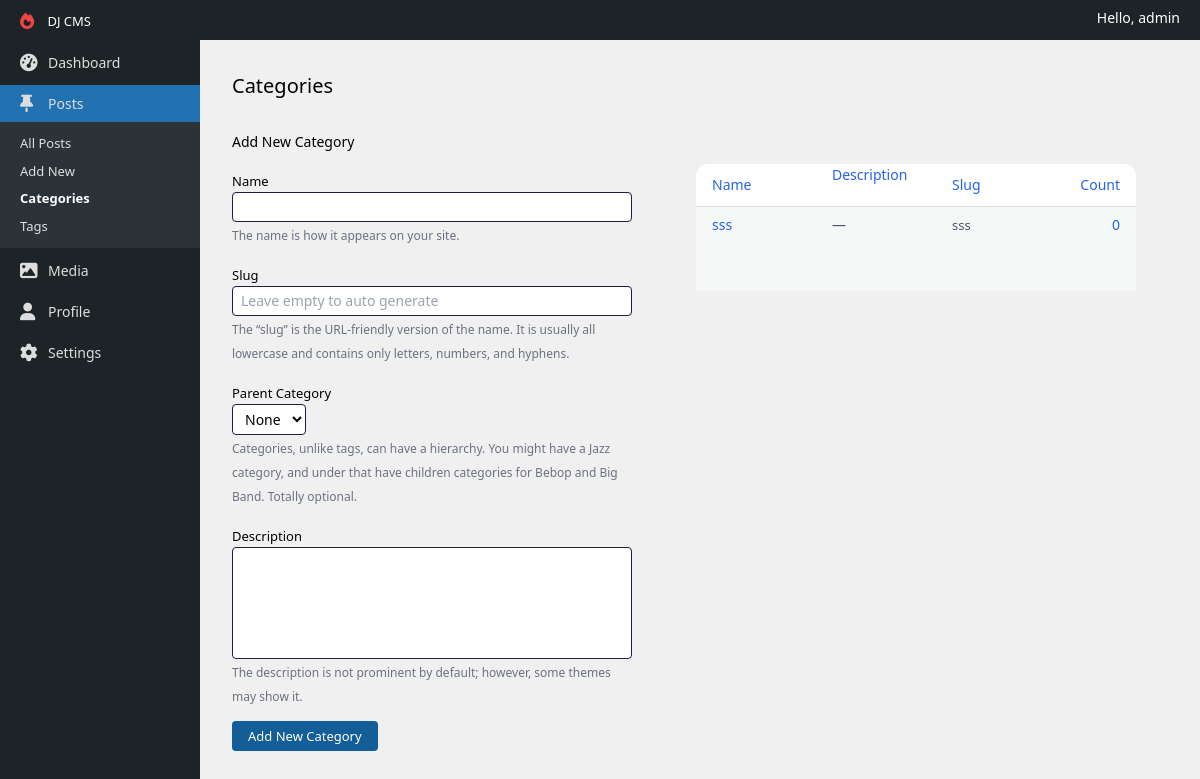
The app's page /categories/ (signed in), older data.
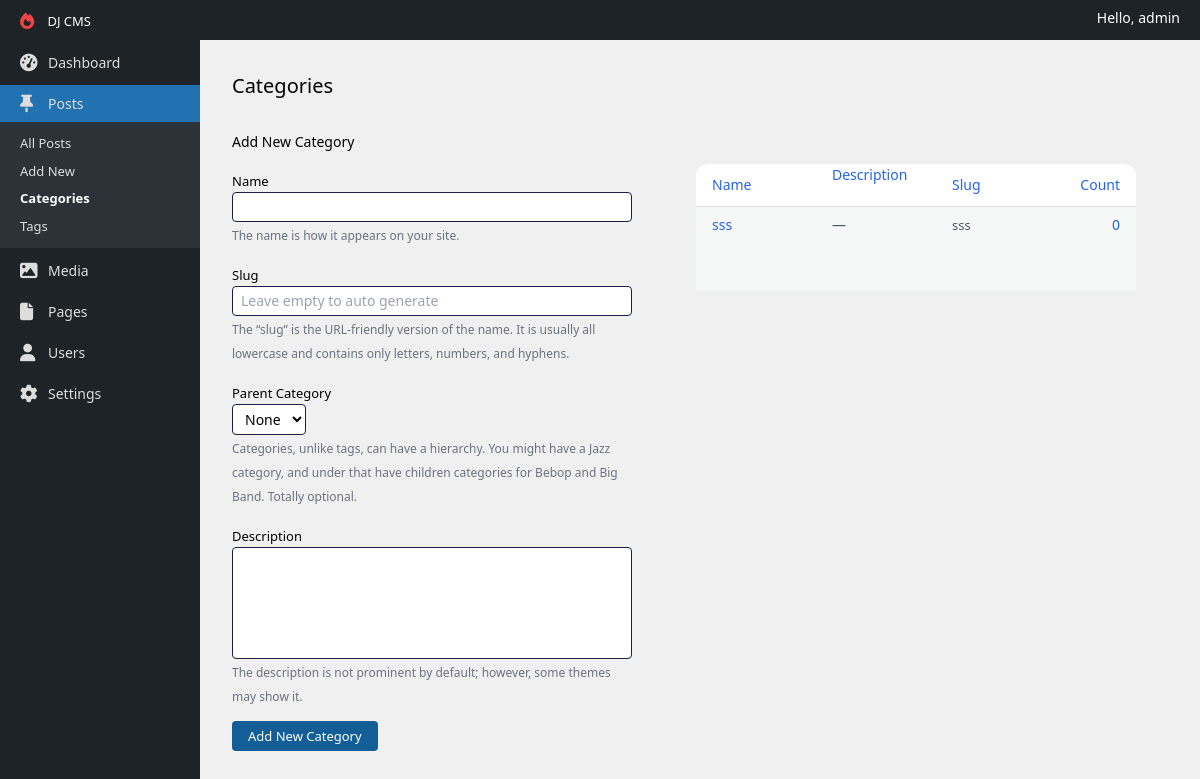
The same page, newer data.
### apps/dashboard/views.py (the view)
# urls.py: path('categories/', CategoriesView.as_view(), name='categories'),
class CategoriesView(AbstractGroupView):
    template_name = 'categories.html'
    form_class = CategoryForm
    form_success_redirect_url = reverse_lazy('categories')
    model_class = Category
    count_related_field = 'post_set'

### apps/dashboard/forms.py
class CategoryForm(forms.ModelForm):
    parent_category = forms.ModelChoiceField(queryset=Category.objects.get_queryset(), required=False)
    class Meta:
        model = Category
        fields = '__all__'

### apps/accounts/models.py (called while the page is built)
    def __str__(self):
        return self.username

### apps/content/utils/order.py (called while the page is built, shortened)
def order_queryset(request: HttpRequest, model_class: Type[Model], queryset: QuerySet) -> QuerySet:
    order_by: Optional[str] = request.GET.get('order_by')
    order: Optional[str] = request.GET.get('order')
    if not order_by:
        return queryset.order_by('pk')

### apps/dashboard/permissions.py (called while the page is built)
    def allow_superuser(self) -> bool:
        return True

    def has_permission(self, request: HttpRequest) -> bool:
        if self.allow_superuser() and request.user.is_superuser:
            return True
        return request.user.is_authenticated and self.has_user_permission(request)

    def dispatch(self, request, *args, **kwargs) -> Union[HttpResponseRedirect, HttpResponse]:
        self._current_path = request.path
        if not self.has_permission(request):
            return HttpResponseRedirect(self.get_login_url())
        return super().dispatch(request, *args, **kwargs)

### templates/categories.html (shortened to what this page needs)
{% extends 'layouts/default.html' %}
{% load utils %}
{% block content %}
    <div class="p-2 md:p-8">
        <h1 class="inline-block text-xl">Categories</h1>
        <div class="grid gap-8 lg:grid-cols-[400px_1fr] mt-8">
            <form method="POST">
                <h2 class="text-sm font-medium">Add New Category</h2>
                <div class="mt-4">
                    {% include 'components/category-form.html' %}
                    <div class="mt-4">
                        <span class="bg-[#135e96] text-white px-4 py-1.5 text-[13px] rounded">Add New Category</span>
                    </div>
                </div>
            </form>
            <div class="p-0 lg:p-8">
                <div class="bg-white rounded-xl">
                    <table class="w-full">
                        <thead class="border-b border-[#dfdfdf]">
                        <tr class="text-sm border-b border-[#dedede]">
                            <th class="font-normal text-blue-600 py-2 w-1/4 text-start px-4 group">
                                Name {% order_link 'title' %}</th>
                            <th class="font-normal text-blue-600 w-1/4 text-start px-4 hidden sm:table-cell">
                                Description {% order_link 'description' %}
                            </th>
                            <th class="font-normal text-blue-600 w-1/4 text-start px-4 hidden md:table-cell">
                                Slug {% order_link 'slug' %}</th>
                            <th class="font-normal text-blue-600 py-2 w-1/6 text-end px-4 hidden lg:table-cell">
                                Count
                            </th>
                        </tr>
                        </thead>
                        <tbody>
                        {% for category in items %}
                            <tr class="group text-sm {% cycle 'odd:bg-[#f6f7f7]' 'even:bg-white' %}">
                                <td class="font-normal text-blue-600 px-4 align-top text-sm py-2">
                                    {{ category.name }}
                                </td>
                                <td class="font-normal w-1/4 align-top text-start text-gray-600 px-4 py-2 hidden sm:table-cell">
                                    {% if category.description == '' %}
                                        —
                                    {% else %}
                                        {{ category.description }}
                                    {% endif %}
                                </td>
                                <td class="font-normal w-1/4 align-top text-start text-[13px] text-gray-600 px-4 py-2 hidden md:table-cell">{{ category.slug }}</td>
                                <td class="font-normal text-blue-600 w-1/6 align-top text-end px-4 py-2 hidden lg:table-cell">
                                    {% related_count category count_related_field %}
                                </td>
                            </tr>
                        {% endfor %}
                        </tbody>
                    </table>
                </div>
            </div>
        </div>
    </div>
{% endblock %}

Row changes from the older to the newer data that the page shows:
changed User "admin": role "author" → "administrator" (drawn)
Text that changed along with them:
text no longer shown: "Profile"
text now shown: "Pages Users"
